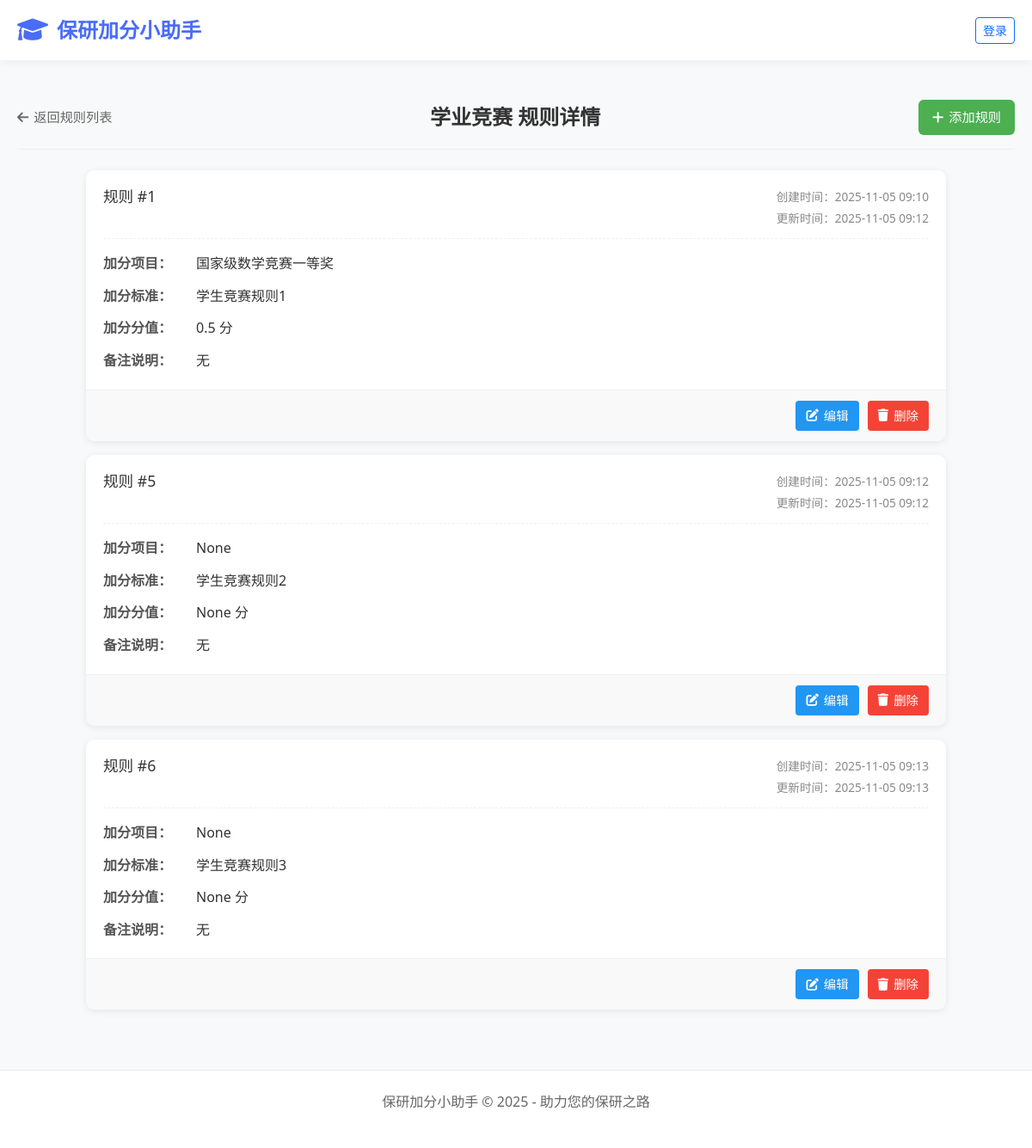
/counselor/rules/student-competition/, run on the app's committed database.
### apps/students/models.py (models this page shows, shortened)
class Rule(models.Model):
    RULE_TYPE_CHOICES = [
        ('student-competition', '学业竞赛'),
        ('research-achievement', '科研成果'),
        ('innovation-entrepreneurship', '创新创业训练'),
        ('comprehensive-performance', '综合表现加分'),
    ]
    item_name = models.CharField(max_length=200, verbose_name="加分项目名称", null=True, blank=True)
    description = models.TextField(verbose_name="加分标准说明")
    score = models.DecimalField(max_digits=5, decimal_places=1, verbose_name="加分分值", null=True, blank=True)
    remark = models.TextField(blank=True, null=True, verbose_name="备注信息")
    rule_type = models.CharField(max_length=50, choices=RULE_TYPE_CHOICES, verbose_name="规则分类")
    created_at = models.DateTimeField(auto_now_add=True, verbose_name="创建时间")
    updated_at = models.DateTimeField(auto_now=True, verbose_name="更新时间")
    class Meta:
        verbose_name = "加分规则"
        verbose_name_plural = "加分规则"

### apps/counselors/views.py (the view)
# urls.py: path('rules/<str:rule_type>/', views.rule_detail, name='rule_detail'),
def rule_detail(request, rule_type):
    rule_map = {
        'student-competition': '学业竞赛',
        'research-achievement': '科研成果',
        'innovation-entrepreneurship': '创新创业训练',
        'comprehensive-performance': '综合表现加分'
    }
    rules = Rule.objects.filter(rule_type=rule_type)
    return render(request, 'counselors/rule_detail.html', {
        'rules': rules,
        'category_name': rule_map.get(rule_type, '规则详情'),
        'rule_type': rule_type
    })

### templates/counselors/rule_detail.html (shortened to what this page needs)
{% extends 'counselors/base.html' %}
{% load static %}
{% block extra_css %}
    <link href="{% static 'CSS/counselor/rule_detail.css' %}" rel="stylesheet">
{% endblock %}
{% block content %}
    <div class="page-header">
        <a href="{% url 'rules_management' %}" class="back-btn">
            <i class="fas fa-arrow-left"></i>
            <span>返回规则列表</span>
        </a>
        <h1 class="page-title">{{ category_name }} 规则详情</h1>
        <a href="{% url 'add_rule' %}?type={{ rule_type }}" class="add-rule-btn">
            <i class="fas fa-plus"></i>
            <span>添加规则</span>
        </a>
    </div>
    <div class="rules-container">
        {% if rules %}
            <div class="rules-list">
                {% for rule in rules %}
                    <div class="rule-item">
                        <div class="rule-content">
                            <div class="rule-header">
                                <h3 class="rule-title">规则 #{{ rule.id }}</h3>
                                <div class="rule-meta">
                                    <span class="create-time">创建时间：{{ rule.created_at|date:"Y-m-d H:i" }}</span>
                                    {% if rule.updated_at != rule.created_at %}
                                        <span class="update-time">更新时间：{{ rule.updated_at|date:"Y-m-d H:i" }}</span>
                                    {% endif %}
                                </div>
                            </div>
                            <div class="rule-details">
                                <div class="detail-item">
                                    <span class="detail-label">加分项目：</span>
                                    <span class="detail-value">{{ rule.item_name }}</span>
                                </div>
                                <div class="detail-item">
                                    <span class="detail-label">加分标准：</span>
                                    <span class="detail-value">{{ rule.description }}</span>
                                </div>
                                <div class="detail-item">
                                    <span class="detail-label">加分分值：</span>
                                    <span class="detail-value">{{ rule.score }} 分</span>
                                </div>
                                <div class="detail-item">
                                    <span class="detail-label">备注说明：</span>
                                    <span class="detail-value">{{ rule.remark|default:"无" }}</span>
                                </div>
                            </div>
                        </div>
                        <div class="rule-actions">
                            <a href="{% url 'edit_rule' rule.id %}" class="action-btn edit-btn">
                                <i class="fas fa-edit"></i>
                                <span>编辑</span>
                            </a>
                            <button class="action-btn delete-btn" data-rule-id="{{ rule.id }}">
                                <i class="fas fa-trash"></i>
                                <span>删除</span>
                            </button>
                        </div>
                    </div>
                {% endfor %}
            </div>
        {% endif %}
    </div>
{% endblock %}

### static/CSS/base.css (style rules this page uses)
:root { --primary: #4a6cf7; --primary-light: #6a8aff; --secondary: #6c757d; --light-bg: #f8f9fa; --dark-text: #333333; --gray-text: #666666; --light-gray: #e9ecef; --white: #ffffff; --card-shadow: 0 4px 12px rgba(0, 0, 0, 0.08); --hover-shadow: 0 8px 24px rgba(0, 0, 0, 0.12); }
* { margin: 0; padding: 0; box-sizing: border-box; }
body { font-family: 'Segoe UI', 'PingFang SC', 'Microsoft YaHei', sans-serif; background-color: var(--light-bg); color: var(--dark-text); line-height: 1.6; }
.page-header { display: flex; justify-content: space-between; align-items: center; margin-bottom: 30px; }
.page-title { font-size: 1.8rem; font-weight: 700; color: var(--dark-text); }

### static/CSS/counselor/rule_detail.css (style rules this page uses)
.page-header { display: flex; justify-content: space-between; align-items: center; padding: 16px 0; margin-bottom: 24px; border-bottom: 1px solid #f0f0f0; }
.back-btn { display: flex; align-items: center; color: #666; text-decoration: none; font-size: 0.95rem; }
.back-btn i { margin-right: 6px; }
.page-title { margin: 0; font-size: 1.5rem; color: #333; }
.add-rule-btn { display: flex; align-items: center; background-color: #4CAF50; color: white; padding: 8px 16px; border-radius: 6px; text-decoration: none; font-size: 0.95rem; }
.add-rule-btn i { margin-right: 6px; }
.rules-container { max-width: 1000px; margin: 0 auto; }
.rules-list { display: flex; flex-direction: column; gap: 16px; }
.rule-item { display: flex; flex-direction: column; background: white; border-radius: 10px; box-shadow: 0 2px 8px rgba(0,0,0,0.08); overflow: hidden; }
.rule-content { padding: 20px; }
.rule-header { display: flex; justify-content: space-between; align-items: flex-start; margin-bottom: 16px; padding-bottom: 12px; border-bottom: 1px dashed #f0f0f0; }
.rule-title { margin: 0; font-size: 1.1rem; color: #333; }
.rule-meta { display: flex; flex-direction: column; gap: 4px; font-size: 0.85rem; color: #888; }
.rule-details { display: flex; flex-direction: column; gap: 12px; }
.detail-item { display: flex; flex-wrap: wrap; gap: 8px; }
.detail-label { font-weight: 600; color: #555; min-width: 100px; }
.detail-value { flex: 1; color: #333; line-height: 1.6; }
.rule-actions { display: flex; justify-content: flex-end; gap: 10px; padding: 12px 20px; background-color: #f9f9f9; border-top: 1px solid #f0f0f0; }
.action-btn { display: flex; align-items: center; gap: 6px; padding: 6px 12px; border-radius: 4px; border: none; cursor: pointer; font-size: 0.9rem; text-decoration: none; }
.edit-btn { background-color: #2196F3; color: white; }
.delete-btn { background-color: #f44336; color: white; }

### data on the page
Rule: id "1", created_at "2025-11-05 09:10", updated_at "2025-11-05 09:12", item_name "国家级数学竞赛一等奖", description "学生竞赛规则1", score "0.5", remark "无"
Rule: id "5", created_at "2025-11-05 09:12", updated_at "2025-11-05 09:12", item_name "None", description "学生竞赛规则2", score "None", remark "无"
Rule: id "6", created_at "2025-11-05 09:13", updated_at "2025-11-05 09:13", item_name "None", description "学生竞赛规则3", score "None", remark "无"

### other printed values
{{ category_name }} "学业竞赛"
